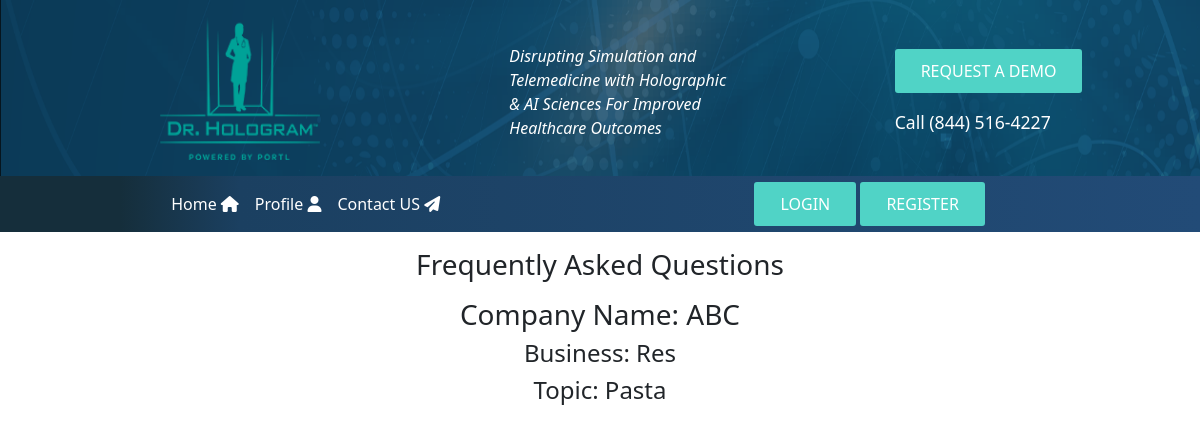
The page /user/view_data.php?id=31&topic=Pasta&visCon=4 on the database its author committed.
### tables this page shows
CREATE TABLE `client_data` (
  `id` int(50) NOT NULL,
  `company_name` varchar(255) NOT NULL,
  `business_type` varchar(255) NOT NULL,
  `topic` varchar(255) NOT NULL,
  `description` longtext NOT NULL,
  `image` varchar(255) NOT NULL,
  `buy_lease` varchar(50) NOT NULL,
  `ques1` varchar(255) DEFAULT NULL,
  `ans1` varchar(255) DEFAULT NULL,
  `topic_ques01` varchar(255) DEFAULT NULL,
  `date1` datetime DEFAULT NULL,
  `ques2` varchar(255) DEFAULT NULL,
  `ans2` varchar(255) DEFAULT NULL,
  `topic_ques02` varchar(250) DEFAULT NULL,
  `date2` datetime DEFAULT NULL,
  `ques3` varchar(255) DEFAULT NULL,
  `ans3` varchar(255) DEFAULT NULL,
  `topic_ques03` varchar(50) DEFAULT NULL,
  `date3` datetime DEFAULT NULL,
  `ques4` varchar(255) DEFAULT NULL,
  `ans4` varchar(255) DEFAULT NULL,
  `topic_ques04` varchar(50) DEFAULT NULL,
  `date4` datetime DEFAULT NULL,
  `ques5` varchar(255) DEFAULT NULL,
  `ans5` varchar(255) DEFAULT NULL,
  `topic_ques05` varchar(50) DEFAULT NULL,
  `date5` datetime DEFAULT NULL,
  `ques6` varchar(255) DEFAULT NULL,
  `ans6` varchar(255) DEFAULT NULL,
  `topic_ques06` varchar(50) DEFAULT NULL,
  `date6` datetime DEFAULT NULL,
  `ques7` varchar(255) DEFAULT NULL,
  `ans7` varchar(255) DEFAULT NULL,
  `topic_ques07` varchar(50) DEFAULT NULL,
  `date7` datetime DEFAULT NULL,
  `ques8` varchar(255) DEFAULT NULL,
  `ans8` varchar(255) DEFAULT NULL,
  `topic_ques08` varchar(50) DEFAULT NULL,
  `date8` datetime DEFAULT NULL,
  `ques9` varchar(255) DEFAULT NULL,
  `ans9` varchar(255) DEFAULT NULL,
  `topic_ques09` varchar(50) DEFAULT NULL,
  `date9` datetime DEFAULT NULL,
  `ques10` varchar(255) DEFAULT NULL,
  `ans10` varchar(255) DEFAULT NULL,
  `topic_ques10` varchar(50) DEFAULT NULL,
  `date10` datetime DEFAULT NULL,
  `ques11` varchar(255) DEFAULT NULL,
  `ans11` varchar(255) DEFAULT NULL,
  `topic_ques11` varchar(50) DEFAULT NULL,
  `date11` datetime DEFAULT NULL,
  `ques12` varchar(255) DEFAULT NULL,
  `ans12` varchar(255) DEFAULT NULL,
  `topic_ques12` varchar(50) DEFAULT NULL,
  `date12` datetime DEFAULT NULL,
  `ques13` varchar(255) DEFAULT NULL,
  `ans13` varchar(255) DEFAULT NULL,
  `topic_ques13` varchar(50) DEFAULT NULL,
  `date13` datetime DEFAULT NULL,
  `ques14` varchar(255) DEFAULT NULL,
  `ans14` varchar(255) DEFAULT NULL,
  `topic_ques14` varchar(50) DEFAULT NULL,
  `date14` datetime DEFAULT NULL,
  `ques15` varchar(255) DEFAULT NULL,
  `ans15` varchar(255) DEFAULT NULL,
  `topic_ques15` varchar(50) DEFAULT NULL,
  `date15` datetime DEFAULT NULL,
  `ques16` varchar(255) DEFAULT NULL,
  `ans16` varchar(255) DEFAULT NULL,
  `topic_ques16` varchar(50) DEFAULT NULL,
  `date16` datetime DEFAULT NULL,
  `ques17` varchar(255) DEFAULT NULL,
  `ans17` varchar(255) DEFAULT NULL,
  `topic_ques17` varchar(50) DEFAULT NULL,
  `date17` datetime DEFAULT NULL,
  `ques18` varchar(255) DEFAULT NULL,
  `ans18` varchar(255) DEFAULT NULL,
  `topic_ques18` varchar(50) DEFAULT NULL,
  `date18` datetime DEFAULT NULL,
  `ques19` varchar(255) DEFAULT NULL,
  `ans19` varchar(255) DEFAULT NULL,
  `topic_ques19` varchar(50) DEFAULT NULL,
  `date19` datetime DEFAULT NULL,
  `ques20` varchar(255) DEFAULT NULL,
  `ans20` varchar(255) DEFAULT NULL,
  `topic_ques20` varchar(50) DEFAULT NULL,
  `date20` datetime DEFAULT NULL,
  `status` int(11) NOT NULL DEFAULT 1,
  `date_inserted` datetime NOT NULL DEFAULT current_timestamp(),
  `visitor_counter` int(11) DEFAULT 0,
  `is_deleted` int(11) DEFAULT 0,
  `public_private` varchar(50) DEFAULT 'Public'
);

### user/view_data.php (the view, shortened to what this page needs)
<!DOCTYPE html>
<html lang="en">
    <?php include "./includes/header.php" ?>
    <?php include "./includes/navbar.php" ?>
        <h3 class="text-center m-3">Frequently Asked Questions</h3>
    </body>
</html>
<?php
    if(isset($_GET['topic']) && $_GET['id']) {
        $topic = $_GET['topic'];
        $query = "SELECT * FROM `client_data` WHERE `topic` = '$topic'";
        $result = mysqli_query($con, $query);
        if($result) {
            $row = mysqli_fetch_array($result);
            echo "
                <div class='container'>
                    <h3 class='text-center'>Company Name: $row[company_name]</h3>
                    <h4 class='text-center'>Business: $row[business_type]</h4>
                    <h4 class='text-center'>Topic: $row[topic]</h4>
                </div>
            ";
        }
    }
?>

### rows shown on the page
client_data: company_name "ABC", business_type "Res", topic "Pasta"
